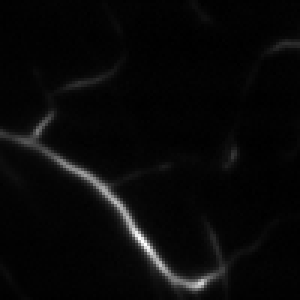
#> input picture FrangiNet/Train_Data/Test/000.tif, 100 x 100 px (shown 3 times larger)
$ python marching_cubes.py --input ../../../FrangiNet/Train_Data/Test/000.tif --output out.png --cube_size 100
#> lines starting #> are read from the running program, lines starting #| are printed output that depends on the picture
import functools
import argparse
import os
import time
from pathlib import Path

from PIL import Image, ImageSequence
import numpy as np
from stl import mesh
from tqdm import tqdm
from scipy import ndimage
from multiprocessing import Pool

import sys
import os

# import modules
package = os.path.abspath(os.path.join(os.path.dirname(__file__), '../', 'dependencies/'))
sys.path.append(package)

import triangulation_table as tri_table


# [35 lines left out: functions apply_factor, get_triangle_stl_data, not called in this run]


def save_stl(stl_vertices, stl_faces, path, debug=False):
    """
    Function to save a .stl file to given path using a list of faces and vertices.

    :param stl_vertices: list of vertices
    :param stl_faces: list of faces in connection with stl_vertices
    :param path: path to save the file to
    """
    if debug: print('Saving...')
    stl_faces = stl_faces.astype(int)
    cube = mesh.Mesh(np.zeros(stl_faces.shape[0], dtype=mesh.Mesh.dtype))
    for i, f in enumerate(stl_faces):
        for j in range(3):
            cube.vectors[i][j] = stl_vertices[f[j], :]
    cube.save(path)
    if debug: print('Finished!')


# [42 lines left out: function get_triangle_coordinate, not called in this run]


def create_image_array(path: str):
    """
    Function to create a 3D-numpy array from a multilayer tif-file.

    :param path: Path to multilayer tif-file
    :return: multilevel tif-file as stacked numpy array
    """
    im = Image.open(path)
#> im is the input picture: PIL image 100x100 I;16B; min 295, max 10469, mean 657.2
    array = []
    for i, img in enumerate(ImageSequence.Iterator(im)):
        if i == 0:
            array = np.asarray(img)
        else:
            array = np.dstack((array, np.asarray(img)))
#> this loop made 100 passes
#> pass 3, in create_image_array, `array = np.dstack((array, np.asarray(img)))`:
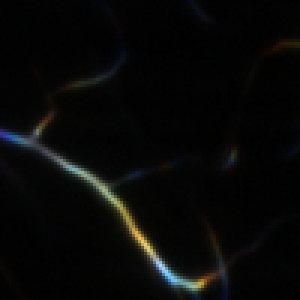
#> array: shape (100, 100, 3) uint16 (shown 3 times larger); mean R, G, B 657.2, 667.6, 640.1; drawn with min black and max white
    return array


# [39 lines left out: functions get_triangles_definition, tri_index, not called in this run]


def march_cube(cube_size, array, stl_path, isolevel: float = 1.0, factor_x: float = 1.0, factor_y: float = 1.0,
               factor_z: float = 1.0, debug=False):
    """
    Function to apply marching cubes to a 3d numpy array.

    :param isolevel: Minimum value for a pixel to be interpreted as solid
    :param factor_z: Scaling factor for z-coordinate
    :param factor_y: Scaling factor for y-coordinate
    :param factor_x: Scaling factor for x-coordinate
    :param cube_size: Int value of the size of the cube
    :param array: 3D-numpy array, the array to apply marching cubes
    :param stl_path: the path for the stl-file to safe
    :param debug: Boolean value to enable or disable debuging and progress information
    :return: stl_vertices and stl_faces
    """
#> called with cube_size = 100, array = array of shape (100, 100, 100), stl_path = 'out.png', isolevel = 1, factor_x = 1, factor_y = 1, factor_z = 1, debug = False
    shape = array.shape
#> shape = (100, 100, 100)
    cubes = np.array(np.meshgrid(np.arange(start=0, stop=shape[2] - cube_size - 1, step=cube_size),
                                 np.arange(start=0, stop=shape[1] - cube_size - 1, step=cube_size),
                                 np.arange(start=0, stop=shape[0] - cube_size - 1, step=cube_size))).T.reshape(-1,
                                                                                                               3)
#> cubes = empty array

    if debug:
        print('Marching Cubes progress:')
        bar_size = len(cubes)
        pbar = tqdm(total=bar_size)

    stl_vertices = []

    for i in range(len(cubes)):
        x = cubes[i][0]
        y = cubes[i][1]
        z = cubes[i][2]

        vert_values = [array[z, y, x],
                       array[z, y + cube_size, x],
                       array[z, y + cube_size, x + cube_size],
                       array[z, y, x + cube_size],
                       array[z + cube_size, y, x],
                       array[z + cube_size, y + cube_size, x],
                       array[z + cube_size, y + cube_size, x + cube_size],
                       array[z + cube_size, y, x + cube_size]]

        tri_table_index = tri_index(vert_values, isolevel)
        tri_vertices = get_triangles_definition(tri_table_index)

        for tri_vertex in tri_vertices:
            vertices = get_triangle_stl_data(tri_vertex, [x, y, z], cube_size, factor_x, factor_y,
                                             factor_z)
            stl_vertices.extend(vertices)
        if debug: pbar.update(1)
#> after the loop, stl_vertices = []

    if debug: pbar.close()

    stl_vertices = np.array(stl_vertices)
#> stl_vertices = empty array
    stl_faces = np.arange(len(stl_vertices)).reshape(-1, 3)
#> stl_faces = empty array

    save_stl(stl_vertices, stl_faces, stl_path, debug)
    return stl_vertices, stl_faces


# [77 lines left out: functions march_cube_multi, get_vertices, array_dilation, not called in this run]


def tif_to_stl(image_path: str, cube_size: int, output_path: str, scaling_x: int, scaling_y: int, scaling_z: int, isolevel: float = 1.0, dilation: bool = False,
               dilation_iterations: int = None,
               debug=False, factor_x: float = 1, factor_y: float = 1, factor_z: float = 1, parallel: bool = False,
               workers: int = 2):
    """
    Function to generate an STL-File from an TIF-Image using an implementation of the marching cubes algorithm.

    :param scaling_x: Parameter to scale x-axis of the array
    :param scaling_y: Parameter to scale y-axis of the array
    :param scaling_z: Parameter to scale z-axis of the array
    :param parallel: Boolean value to control if execution is parallel
    :param workers: Number of workers in parallel execution
    :param image_path: Path to the input TIF
    :param dilation_iterations: Number of Iterations for the dilation if dilation is set to True, defaults to cube_size
    :param output_path: Path to save the STL-File to
    :param dilation: If True dilation of the input TIF
    :param isolevel: Minimum value for a pixel to be interpreted as solid
    :param factor_z: Scaling factor for z-coordinate
    :param factor_y: Scaling factor for y-coordinate
    :param factor_x: Scaling factor for x-coordinate
    :param cube_size: Int value of the size of the cube
    :param array: 3D-numpy array, the array to apply marching cubes
    :param stl_path: the path for the stl-file to safe
    :param debug: Boolean value to enable or disable debugging and progress information
    """
    if debug: print('Creating array from TIF-Image...')
    array = create_image_array(image_path)
    if debug: print('Array created!')
    if dilation:
        if dilation_iterations is None: dilation_iterations = cube_size
        array = array_dilation(array, debug, dilation_iterations)

    if debug: print('Scaling array...')
    array = array.repeat(scaling_x, axis=0).repeat(scaling_y, axis=1).repeat(scaling_z, axis=2)
    if debug: print('Scaling complete!')
    if parallel:
        march_cube_multi(cube_size, array, output_path, isolevel, factor_x, factor_y, factor_z, debug, workers)
    else:
        march_cube(cube_size, array, output_path, isolevel, factor_x, factor_y, factor_z, debug)


def parse_arguments():
    """
    Function to parse the arguments.

    :return: dictionary of argument values
    """
    my_parser = argparse.ArgumentParser(description='Applies the Marching Cubes algorithm to a series of layered '
                                                    'images.')

    my_parser.add_argument('-i',
                           '--input',
                           action='store',
                           type=str,
                           required=True,
                           metavar='input_path')
    my_parser.add_argument('-o',
                           '--output',
                           action='store',
                           type=str,
                           required=True,
                           metavar='output_path')
    my_parser.add_argument('-c',
                           '--cube_size',
                           action='store',
                           type=int,
                           required=True,
                           metavar='size')
    my_parser.add_argument('-l',
                           '--isolevel',
                           action='store',
                           type=float,
                           required=False,
                           default=1.0,
                           metavar='iso_level')
    my_parser.add_argument('-d',
                           '--dilation',
                           action='store_true')
    my_parser.add_argument('-j',
                           '--dilation_iteration',
                           action='store',
                           type=int,
                           required=False,
                           default=None,
                           metavar='iterations')
    my_parser.add_argument('-X',
                           '--scaling_x',
                           action='store',
                           type=float,
                           required=False,
                           default=1.0,
                           metavar='workers')
    my_parser.add_argument('-Y',
                           '--scaling_y',
                           action='store',
                           type=float,
                           required=False,
                           default=1.0,
                           metavar='workers')
    my_parser.add_argument('-Z',
                           '--scaling_z',
                           action='store',
                           type=float,
                           required=False,
                           default=1.0,
                           metavar='workers')
    my_parser.add_argument('-D',
                           '--debug',
                           action='store_true')
    my_parser.add_argument('-x',
                           '--factor_x',
                           action='store',
                           type=int,
                           required=False,
                           default=1,
                           metavar='factor')
    my_parser.add_argument('-y',
                           '--factor_y',
                           action='store',
                           type=int,
                           required=False,
                           default=1,
                           metavar='factor')
    my_parser.add_argument('-z',
                           '--factor_z',
                           action='store',
                           type=int,
                           required=False,
                           default=1,
                           metavar='factor')
    my_parser.add_argument('-P',
                           '--parallel',
                           action='store_true')
    my_parser.add_argument('-w',
                           '--workers',
                           action='store',
                           type=int,
                           required=False,
                           default=2,
                           metavar='workers')
    my_parser.add_argument('-p',
                           '--pixel_dimensions',
                           action='store',
                           type=str,
                           required=False,
                           default="1.0,1.0,1.0",
                           metavar='pixel dimensions')

    args = my_parser.parse_args()
    filepath = os.path.dirname(vars(args)['input'])
    if not Path(vars(args)['input']).is_file() or not Path(filepath).is_dir():
        raise IOError('Inputfile or Output-Path does not exist!')

    return vars(args)


def main():
    """
    Method to apply the Marching Cubes algorithm.
    """
    arguments = parse_arguments()
    if arguments['debug']: start = time.time()

    pixel_dims = [float(item) for item in arguments['pixel_dimensions'].split(',')]
    tif_to_stl(
        image_path=arguments['input'],
        cube_size=arguments['cube_size'],
        output_path=arguments['output'],
        isolevel=arguments['isolevel'],
        dilation=arguments['dilation'],
        dilation_iterations=arguments['dilation_iteration'],
        debug=arguments['debug'],
        factor_x=arguments['factor_x'],
        factor_y=arguments['factor_y'],
        factor_z=arguments['factor_z'],
        parallel=arguments['parallel'],
        workers=arguments['workers'],
        scaling_x=pixel_dims[2],
        scaling_y=pixel_dims[1],
        scaling_z=pixel_dims[0]

    )

    if arguments['debug']:
        end = time.time()
        print("The run took {:.4f} Seconds to complete!".format((end - start)))


if __name__ == "__main__":
#> (the run stopped early here; a loop or call above may not have finished)
